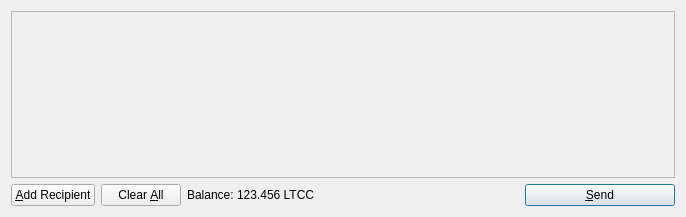
<?xml version="1.0" encoding="UTF-8"?>
<ui version="4.0">
 <class>SendCoinsDialog</class>
 <widget class="QDialog" name="SendCoinsDialog">
  <property name="geometry">
   <rect>
    <x>0</x>
    <y>0</y>
    <width>686</width>
    <height>217</height>
   </rect>
  </property>
  <property name="windowTitle">
   <string>Send Coins</string>
  </property>
  <layout class="QVBoxLayout" name="verticalLayout">
   <item>
    <widget class="QScrollArea" name="scrollArea">
     <property name="widgetResizable">
      <bool>true</bool>
     </property>
     <widget class="QWidget" name="scrollAreaWidgetContents">
      <property name="geometry">
       <rect>
        <x>0</x>
        <y>0</y>
        <width>666</width>
        <height>165</height>
       </rect>
      </property>
      <layout class="QVBoxLayout" name="verticalLayout_2">
       <property name="leftMargin">
        <number>0</number>
       </property>
       <property name="topMargin">
        <number>0</number>
       </property>
       <property name="rightMargin">
        <number>0</number>
       </property>
       <property name="bottomMargin">
        <number>0</number>
       </property>
       <item>
        <layout class="QVBoxLayout" name="entries">
         <property name="spacing">
          <number>6</number>
         </property>
        </layout>
       </item>
       <item>
        <spacer name="verticalSpacer">
         <property name="orientation">
          <enum>Qt::Vertical</enum>
         </property>
         <property name="sizeHint" stdset="0">
          <size>
           <width>20</width>
           <height>40</height>
          </size>
         </property>
        </spacer>
       </item>
      </layout>
     </widget>
    </widget>
   </item>
   <item>
    <layout class="QHBoxLayout" name="horizontalLayout">
     <item>
      <widget class="QPushButton" name="addButton">
       <property name="toolTip">
        <string>Send to multiple recipients at once</string>
       </property>
       <property name="text">
        <string>&amp;Add Recipient</string>
       </property>
       <property name="icon">
        <iconset resource="../bitcoin.qrc">
         <normaloff>:/icons/add</normaloff>:/icons/add</iconset>
       </property>
       <property name="autoDefault">
        <bool>false</bool>
       </property>
      </widget>
     </item>
     <item>
      <widget class="QPushButton" name="clearButton">
       <property name="sizePolicy">
        <sizepolicy hsizetype="Minimum" vsizetype="Fixed">
         <horstretch>0</horstretch>
         <verstretch>0</verstretch>
        </sizepolicy>
       </property>
       <property name="toolTip">
        <string>Remove all transaction fields</string>
       </property>
       <property name="text">
        <string>Clear &amp;All</string>
       </property>
       <property name="icon">
        <iconset resource="../bitcoin.qrc">
         <normaloff>:/icons/remove</normaloff>:/icons/remove</iconset>
       </property>
       <property name="autoRepeatDelay">
        <number>300</number>
       </property>
       <property name="autoDefault">
        <bool>false</bool>
       </property>
      </widget>
     </item>
     <item>
      <layout class="QHBoxLayout" name="horizontalLayout_2">
       <property name="spacing">
        <number>3</number>
       </property>
       <item>
        <widget class="QLabel" name="label">
         <property name="text">
          <string>Balance:</string>
         </property>
        </widget>
       </item>
       <item>
        <widget class="QLabel" name="labelBalance">
         <property name="cursor">
          <cursorShape>IBeamCursor</cursorShape>
         </property>
         <property name="text">
          <string>123.456 LTCC</string>
         </property>
         <property name="textInteractionFlags">
          <set>Qt::LinksAccessibleByMouse|Qt::TextSelectableByKeyboard|Qt::TextSelectableByMouse</set>
         </property>
        </widget>
       </item>
      </layout>
     </item>
     <item>
      <spacer name="horizontalSpacer">
       <property name="orientation">
        <enum>Qt::Horizontal</enum>
       </property>
       <property name="sizeHint" stdset="0">
        <size>
         <width>40</width>
         <height>20</height>
        </size>
       </property>
      </spacer>
     </item>
     <item>
      <widget class="QPushButton" name="sendButton">
       <property name="minimumSize">
        <size>
         <width>150</width>
         <height>0</height>
        </size>
       </property>
       <property name="toolTip">
        <string>Confirm the send action</string>
       </property>
       <property name="text">
        <string>&amp;Send</string>
       </property>
       <property name="icon">
        <iconset resource="../bitcoin.qrc">
         <normaloff>:/icons/send</normaloff>:/icons/send</iconset>
       </property>
       <property name="default">
        <bool>true</bool>
       </property>
      </widget>
     </item>
    </layout>
   </item>
  </layout>
 </widget>
 <resources>
  <include location="../bitcoin.qrc"/>
 </resources>
 <connections/>
</ui>
